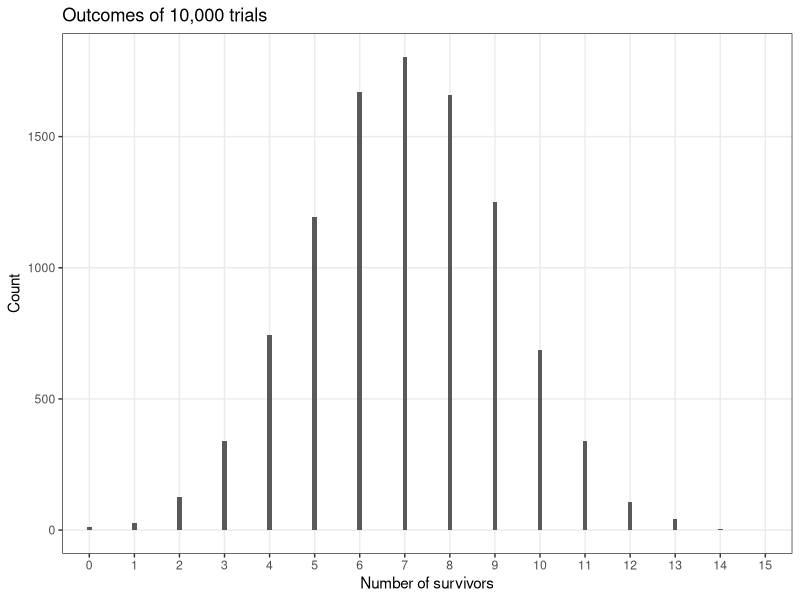
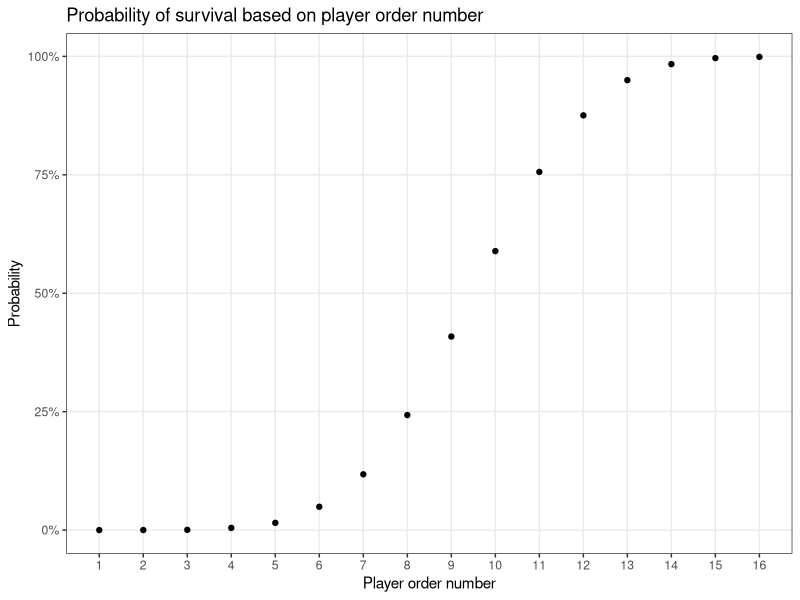
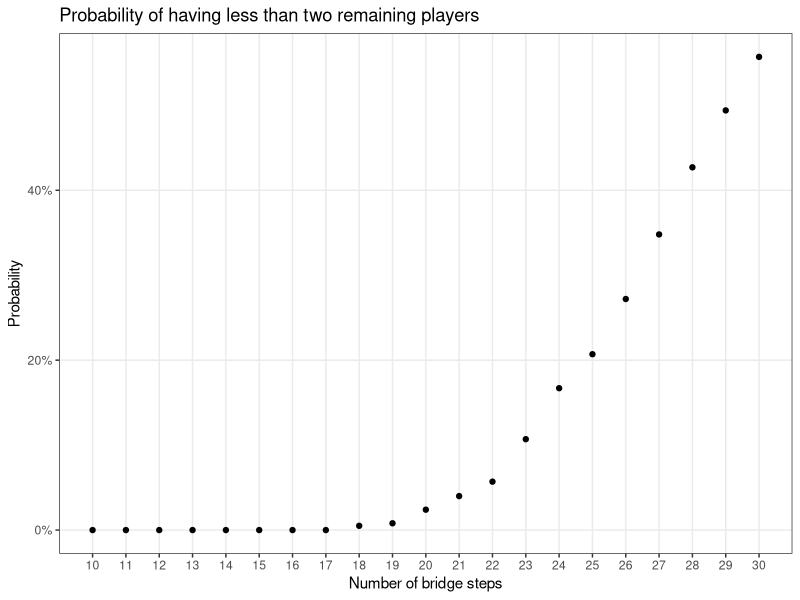
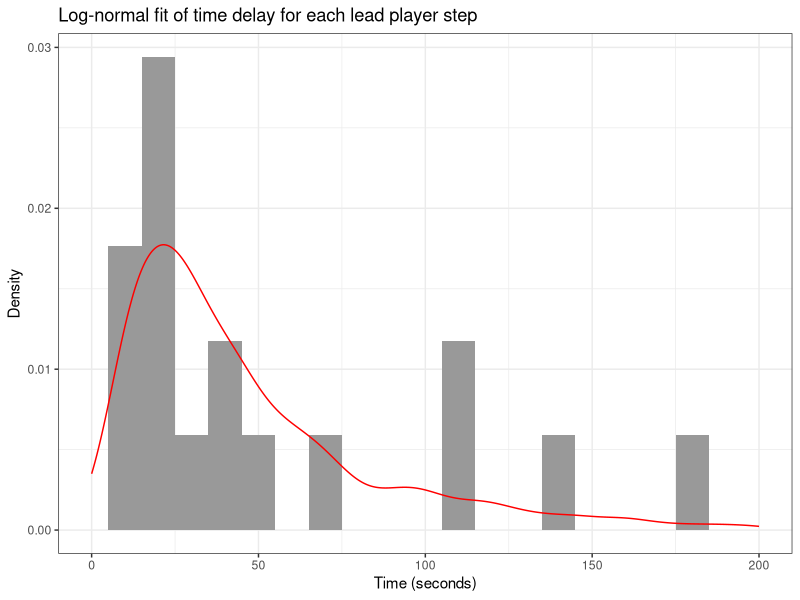
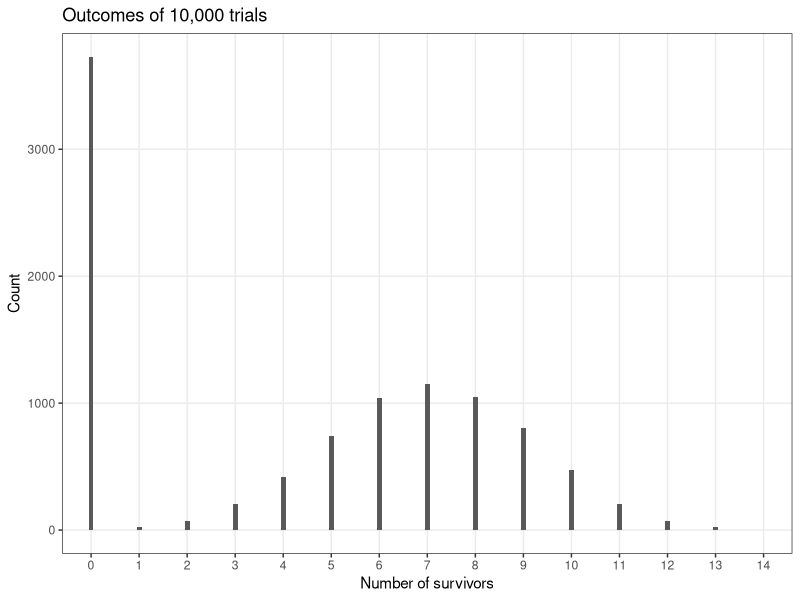
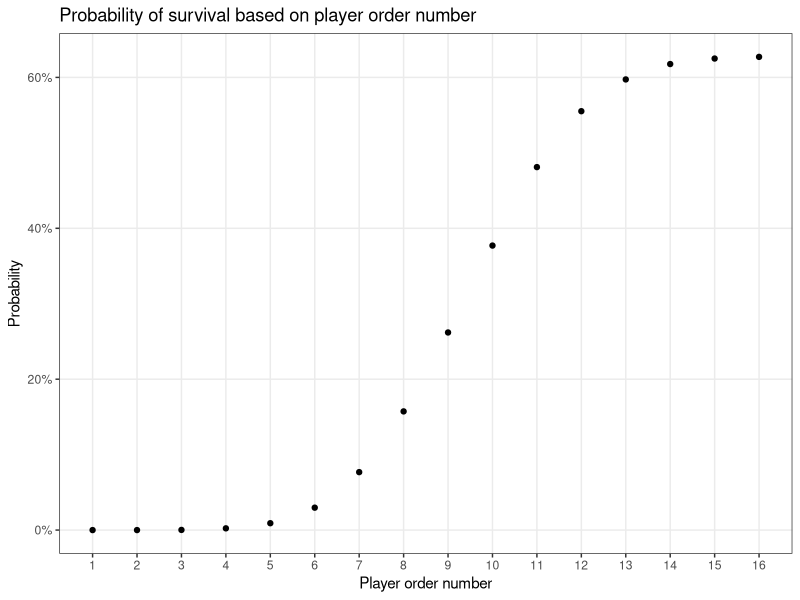

Source code (R) for these figures, in order:
## ---- chunk 1
# Rmd settings
knitr::opts_chunk$set(
    warning    = FALSE,
    message    = FALSE,
    comment    = "#>",
    fig.align  = "center",
    fig.path   = "figs/",
    fig.retina = 3
)
set.seed(5678)
## ---- chunk 2
# Create an initial data.table of players
library(data.table)

num_players <- 16
players <- data.table(player = seq(num_players), alive = 1)
players
## ---- chunk 3
# Define a function for simulating one game
run_game <- function(players, num_steps) {
    lead_player <- 1
    for (step in seq(num_steps)) {
        # 50% chance that the pane is safe
        if (sample(c(TRUE, FALSE), 1)) {
            # The pane is safe, keep going!
            next
        } else {
            # The pane broke 💀
            # Before continuing, check if any players are still alive
            if (sum(players$alive) == 0) { return(players$alive) }
            # The lead player died
            players$alive[lead_player] <- 0
            lead_player <- lead_player + 1
        }
    }
    return(players$alive)
}
## ---- chunk 4
# Run one iteration of the game
single_game <- run_game(players, num_steps = 18)
single_game
## ---- chunk 5
# Run the main trials

# Repeat the "players" data.table for each trial
num_trials <- 10000
sims <- players[rep(seq(num_players), num_trials),]

# Keep track of the trial number
sims[, trial := rep(seq(num_trials), each = num_players)]

# Now run the simulation for each trial
sims[, alive := run_game(.SD, num_steps = 18), by = trial]
## ---- chunk 6
# View one trial outcome
sims[trial == 42]
## ---- chunk 7
# Compute the expected number of survivors across all trials
trials_counts <- sims[, .(count = sum(alive)), by = trial]
expected_survivors <- median(trials_counts$count)
expected_survivors
## ---- chunk 8
# Plot the distribution of survivors across all trials
library(ggplot2)

trial_count_summary <- as.data.frame(table(trials_counts$count))
names(trial_count_summary) <- c("n_survivors", "count")

ggplot(trial_count_summary) +
  geom_col(aes(x = n_survivors, y = count), width = 0.1) + 
  theme_bw() +
  theme(panel.grid.minor = element_blank()) +
  labs(
    title = "Outcomes of 10,000 trials",
    x = "Number of survivors", 
    y = "Count"
  )
## ---- chunk 9
# Plot the probability of survival based on the player order number
survival_summary <- sims[, .(p_survive = sum(alive) / num_trials), by = player]

ggplot(survival_summary) +
  geom_point(aes(x = player, y = p_survive)) + 
  scale_y_continuous(labels = scales::percent) +
  scale_x_continuous(breaks = seq(16)) +
  theme_bw() +
  theme(panel.grid.minor = element_blank()) +
  labs(
    title = "Probability of survival based on player order number",
    x = "Player order number", 
    y = "Probability"
  )
## ---- chunk 10
# Probability of having less than two survivors
sum(trials_counts$count < 2) / num_trials
## ---- chunk 11
# Re-run the trials using an increasing number of bridge steps (10 to 30)

# Repeat the "players" data.table for each trial
min_num_steps <- 10
max_num_steps <- 30
step_trials <- seq(min_num_steps, max_num_steps, by = 1)
num_step_trials <- length(step_trials)
num_trials <- 1000
step_sims <- players[rep(seq(num_players), num_trials*num_step_trials),]

# Keep track of the trial number and the step number
step_sims[, trial := rep(seq(num_trials*num_step_trials), each = num_players)]
step_sims[, steps := rep(step_trials, each = num_players*num_trials)]

# Now run the simulation for each trial
step_sims[, alive := run_game(.SD, num_steps = unique(steps)), by = trial]
## ---- chunk 12
# Compute probability of having less than two survivors for each step size
step_counts <- step_sims[, .(count = sum(alive)), by = c("trial", "steps")]
step_summary <- step_counts[, .(p_under2 = sum(count < 2) / num_trials), by = steps]

ggplot(step_summary) +
  geom_point(aes(x = steps, y = p_under2)) + 
  scale_y_continuous(labels = scales::percent) +
  scale_x_continuous(breaks = step_trials) +
  theme_bw() +
  theme(panel.grid.minor = element_blank()) +
  labs(
    title = "Probability of having less than two remaining players",
    x = "Number of bridge steps", 
    y = "Probability"
  )
## ---- chunk 13
step_summary[steps %in% seq(18, 23)]
## ---- chunk 14
# Lead player step times in seconds
seconds <- c(36, 20, 25, 49, 66, 22, 112, 10, 115, 184, 144, 18, 22, 36, 28, 15, 10)
summary(seconds)
## ---- chunk 15
fit <- MASS::fitdistr(seconds, "log-normal")
fit
## ---- chunk 16
meanlog <- fit$estimate[1]
sdlog <- fit$estimate[2]
ggplot() + 
    geom_histogram(aes(x = seconds, y = ..density..), 
                   binwidth = 10, fill = "grey60") +
    geom_density(aes(x = rlnorm(1000, meanlog, sdlog)), color = "red") +
    scale_x_continuous(limits = c(0, 200)) +
    theme_bw() + 
    labs(
        title = "Log-normal fit of time delay for each lead player step",
        x = "Time (seconds)",
        y = "Density"
    )
## ---- chunk 17
# Modified function for simulating one game with time
run_game_timed <- function(players, num_steps, max_seconds, meanlog, sdlog) {
    lead_player <- 1
    cum_time <- 0
    for (step in seq(num_steps)) {
        cum_time <- cum_time + min(rlnorm(1, meanlog, sdlog), 200)
        if (cum_time >= max_seconds) { return(players$alive*0) }
        if (sample(c(TRUE, FALSE), 1)) { next }
        if (sum(players$alive) == 0) { return(players$alive) }
        players$alive[lead_player] <- 0
        lead_player <- lead_player + 1
    }
    return(players$alive)
}
## ---- chunk 18
# Re-run trials
num_trials <- 10000
sims_timed <- players[rep(seq(num_players), num_trials),]
sims_timed[, trial := rep(seq(num_trials), each = num_players)]
sims_timed[, alive := run_game_timed(
    .SD, num_steps = 18, max_seconds = 16*60, meanlog, sdlog), by = trial]

# Compute the new expected number of survivors across all trials
trials_counts_timed <- sims_timed[, .(count = sum(alive)), by = trial]
expected_survivors <- median(trials_counts_timed$count)
expected_survivors
## ---- chunk 19
# Plot the distribution of survivors across all trials
trial_count_timed_summary <- as.data.frame(table(trials_counts_timed$count))
names(trial_count_timed_summary) <- c("n_survivors", "count")
ggplot(trial_count_timed_summary) +
  geom_col(aes(x = n_survivors, y = count), width = 0.1) +
  theme_bw() +
  theme(panel.grid.minor = element_blank()) +
  labs(
    title = "Outcomes of 10,000 trials",
    x = "Number of survivors",
    y = "Count"
  )
## ---- chunk 20
# Plot the probability of survival based on the player order number
survival_summary_timed <- sims_timed[, 
    .(p_survive = sum(alive) / num_trials), by = player]
ggplot(survival_summary_timed) +
  geom_point(aes(x = player, y = p_survive)) +
  scale_y_continuous(labels = scales::percent) +
  scale_x_continuous(breaks = seq(16)) +
  theme_bw() +
  theme(panel.grid.minor = element_blank()) +
  labs(
    title = "Probability of survival based on player order number",
    x = "Player order number",
    y = "Probability"
  )
